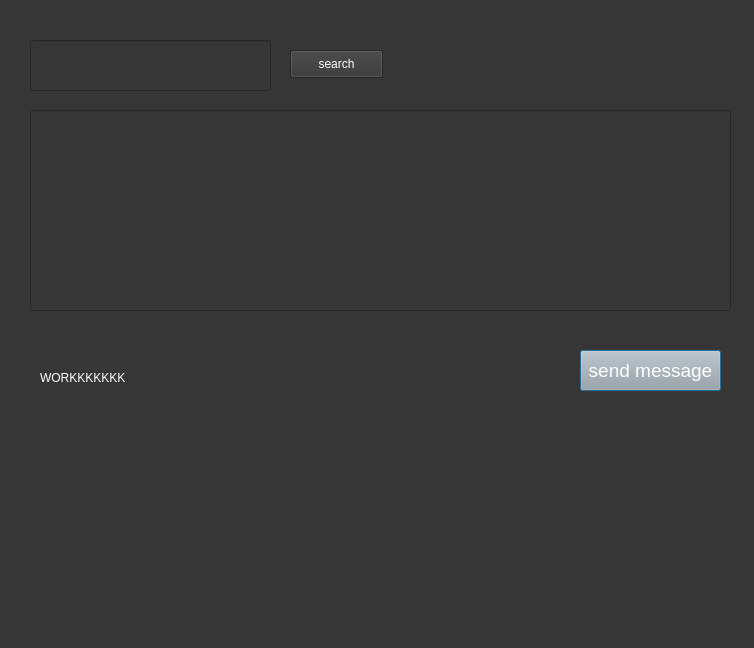
<?xml version="1.0" encoding="UTF-8"?>
<ui version="4.0">
 <class>Dialog</class>
 <widget class="QDialog" name="Dialog">
  <property name="geometry">
   <rect>
    <x>0</x>
    <y>0</y>
    <width>754</width>
    <height>648</height>
   </rect>
  </property>
  <property name="windowTitle">
   <string>Dialog</string>
  </property>
  <property name="styleSheet">
   <string notr="true">background-color: rgb(54, 54, 54);</string>
  </property>
  <widget class="QLineEdit" name="email">
   <property name="geometry">
    <rect>
     <x>30</x>
     <y>110</y>
     <width>701</width>
     <height>201</height>
    </rect>
   </property>
   <property name="styleSheet">
    <string notr="true">font-size:14pt; color:rgb(243, 243, 243)</string>
   </property>
  </widget>
  <widget class="QLineEdit" name="password">
   <property name="geometry">
    <rect>
     <x>30</x>
     <y>40</y>
     <width>241</width>
     <height>51</height>
    </rect>
   </property>
   <property name="styleSheet">
    <string notr="true">font-size:14pt; color:rgb(243, 243, 243)</string>
   </property>
   <property name="text">
    <string/>
   </property>
  </widget>
  <widget class="QPushButton" name="send">
   <property name="geometry">
    <rect>
     <x>580</x>
     <y>350</y>
     <width>141</width>
     <height>41</height>
    </rect>
   </property>
   <property name="styleSheet">
    <string notr="true">background-color: rgb(167, 168, 167); font-size:14pt; color:rgb(255, 255, 255)</string>
   </property>
   <property name="text">
    <string>send message</string>
   </property>
  </widget>
  <widget class="QLabel" name="label_4">
   <property name="geometry">
    <rect>
     <x>40</x>
     <y>370</y>
     <width>171</width>
     <height>16</height>
    </rect>
   </property>
   <property name="styleSheet">
    <string notr="true">color:rgb(255, 255, 255)</string>
   </property>
   <property name="text">
    <string>WORKKKKKKK</string>
   </property>
  </widget>
  <widget class="QPushButton" name="createaccbutton">
   <property name="geometry">
    <rect>
     <x>290</x>
     <y>50</y>
     <width>93</width>
     <height>28</height>
    </rect>
   </property>
   <property name="styleSheet">
    <string notr="true">color:rgb(255, 255, 255)</string>
   </property>
   <property name="text">
    <string>search</string>
   </property>
  </widget>
 </widget>
 <resources/>
 <connections/>
</ui>
